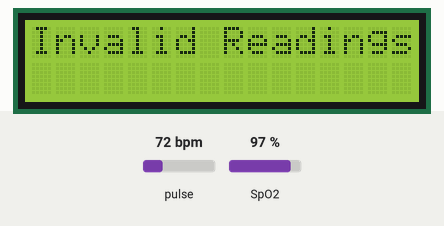
This sketch was run on a simulated Arduino Uno, built with avr-gcc and run on an emulated ATmega328P. On the bench: 16×2 character LCD. The inputs (shaded band) are chosen by the test bench; at power-on: pulse 72 bpm, SpO2 97 %. What the sketch prints to the serial monitor is not drawn.

Above: at 1.6 s.
1.7 s: pulse set to 70 bpm
At 4.2 s:
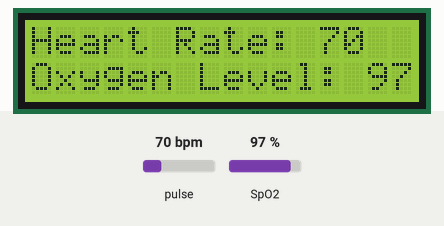
4.5 s: SpO2 set to 80 %
At 5.9 s:
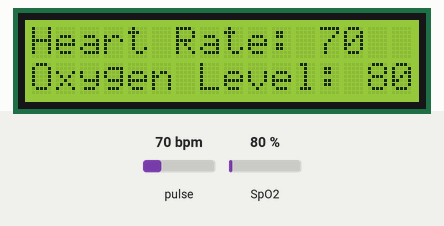
6.6 s: pulse set to 100 bpm
At 7.5 s:
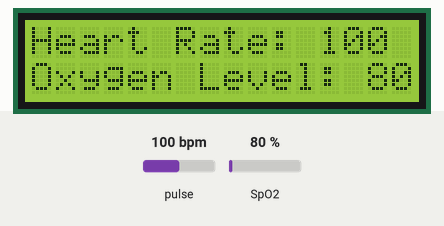
8.7 s: pulse set to 51 bpm
At 10.4 s:
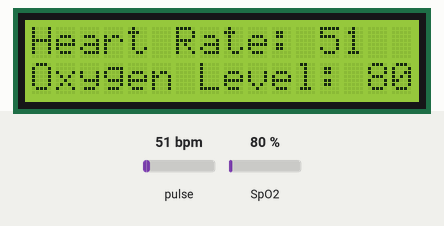
10.7 s: pulse set to 47 bpm
At 12.7 s:
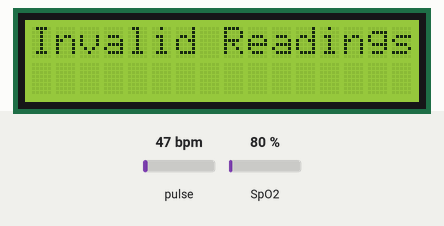
Timing chart, 0 to 13.8 s (numbered marks = the images above; inputs shaded):
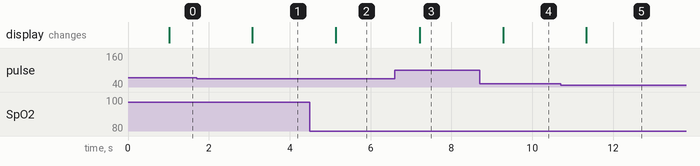

The sketch:

MAX30100_flaskCode.ino
```cpp
#include <Wire.h>
#include "MAX30100_PulseOximeter.h"
#include <LiquidCrystal_I2C.h>

#define REPORTING_PERIOD_MS 1000

LiquidCrystal_I2C lcd(0x3F, 16, 2); // Initialize LCD with I2C address 0x3F, 16 columns, and 2 rows

PulseOximeter pox;
uint32_t tsLastReport = 0;

void setup()
{
  Serial.begin(9600);

  lcd.init();        // Initialize the LCD
  lcd.backlight();  // Turn on the backlight

  if (!pox.begin()) {
    Serial.println("FAILED");
    while (1);
  } else {
    Serial.println("SUCCESS");
  }
  pox.setIRLedCurrent(MAX30100_LED_CURR_7_6MA);
}

void loop()
{
  pox.update();
  if (millis() - tsLastReport > REPORTING_PERIOD_MS) {
    int heartRate = pox.getHeartRate();
    int oxygenLevel = pox.getSpO2();

    if (heartRate >= 50 && oxygenLevel >= 60) {
      // Display on LCD
      lcd.clear();
      lcd.setCursor(0, 0);
      lcd.print("Heart Rate: ");
      lcd.print(heartRate);
      lcd.setCursor(0, 1);
      lcd.print("Oxygen Level: ");
      lcd.print(oxygenLevel);

      String data = "{\"HR\":" + String(pox.getHeartRate()) + ",\"SpO2\":" + String(pox.getSpO2()) + "}";
    Serial.println(data); // Send heart rate and oxygen levels via serial
    } else {
      // Display "Invalid Readings" on LCD
      lcd.clear();
      lcd.setCursor(0, 0);
      lcd.print("Invalid Readings");
    }

    tsLastReport = millis();
  }
}
```

Measured:
- the behaviour switches between 50 and 49 bpm on pulse (found by bisection; images 4 and 5)
- after the input at 1.7 s, the display: changes after 1.4 s (image 1)
- after the input at 4.5 s, the display: changes after 0.64 s (image 2)
- after the input at 6.6 s, the display: changes after 0.61 s (image 3)
- after the input at 8.7 s, the display: changes after 0.58 s (image 4)
- after the input at 10.7 s, the display: changes after 0.63 s (image 5)
